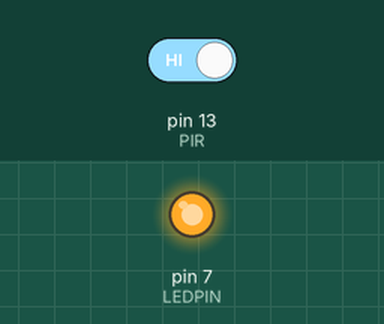
Simulated run of this sketch. Board: Arduino Uno, built with avr-gcc and run on an emulated ATmega328P. Shown: output pins drawn as LEDs (lit = HIGH). The test bench sets the inputs (shaded band); at power-on: pin 13 (PIR) HIGH.

Above: at 1.2 s.
1.3 s: pin 13 (PIR) driven LOW
At 2.1 s:
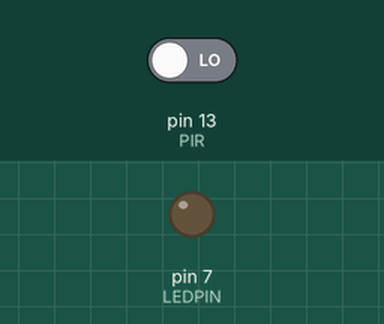
2.8 s: pin 13 (PIR) driven HIGH
At 3.3 s:
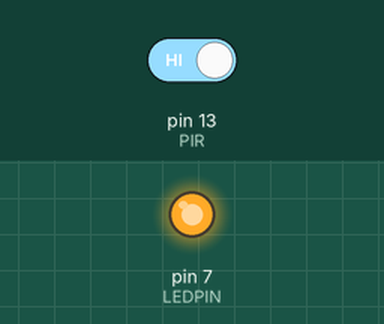
Timing chart, 0 to 5.8 s (numbered marks = the images above; inputs shaded):
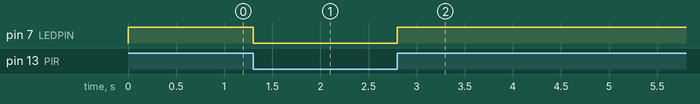

The sketch:

human-detect-led.ino
```cpp
/**
 * 人体探测
 * 靠近探测器，LED灯亮起，离开则灭掉
 *
 *
 */

int PIR = 13;
int LEDPIN = 7;

void setup()
{
  pinMode(PIR, INPUT);
  pinMode(LEDPIN, OUTPUT);
}
void loop()
{
  int temp = digitalRead(PIR);
  if (temp == 0) {
    digitalWrite(LEDPIN, LOW);
  } else {
    digitalWrite(LEDPIN, HIGH);
  }
  delay(100);
}
```

Measured:
- after the input at 1.3 s, pin 7 (LEDPIN): HIGH → LOW at once
- after the input at 2.8 s, pin 7 (LEDPIN): LOW → HIGH at once
